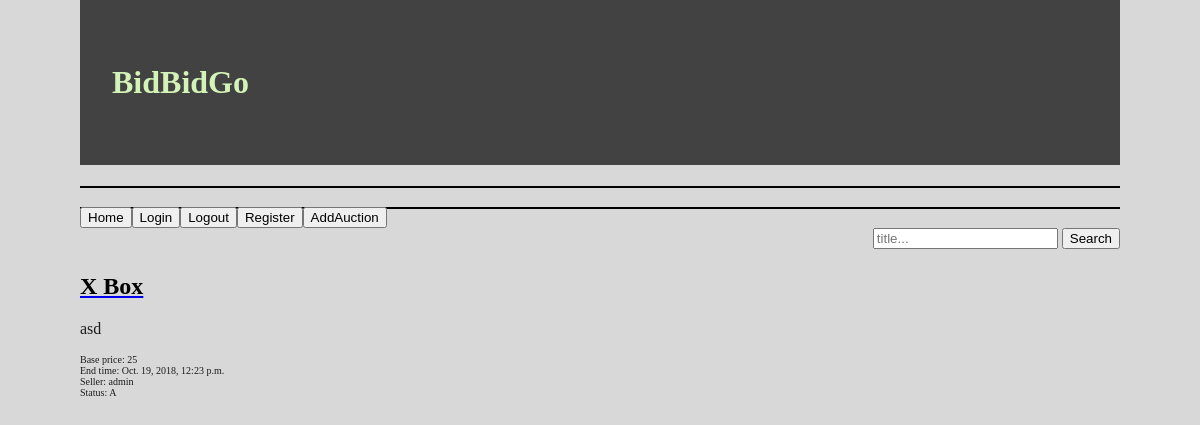
The app's page /, older data.
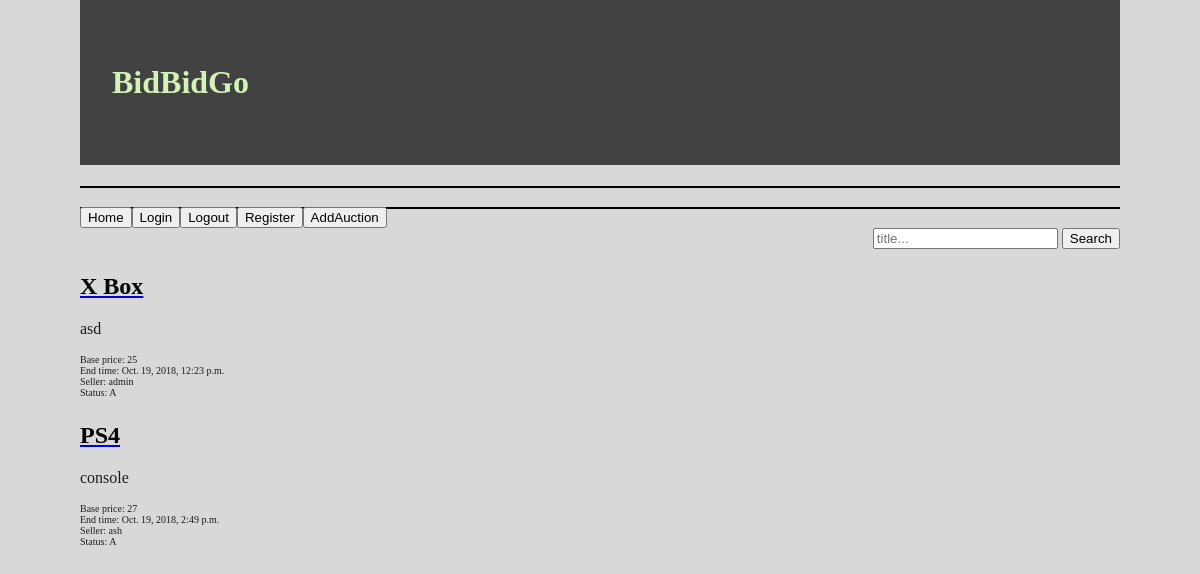
The same page, newer data.
### auction/models.py (models this page shows, shortened)
class auction(models.Model):
    LOC = (
        ('BG', 'Bangalore'),
        ('MUM', 'Mumbai'),
        ('DL', 'Delhi'),
    )
    status = (
        ('A', 'Active'),
        ('U', 'Upcoming'),
        ('F', 'Finished'),
    )
    title = models.CharField(max_length=150)
    description = models.TextField()
    base_price = models.IntegerField()
    creation_time = models.DateTimeField(auto_now_add=True)
    start_time = models.DateTimeField()
    end_time = models.DateTimeField()
    seller = models.ForeignKey(User, on_delete=models.CASCADE)
    location = models.CharField(max_length=3)
    status = models.CharField(max_length=1, default='A')
    image = models.FileField(name='image')
    class Meta:
        ordering = ['end_time']

### auction/views.py (the view)
# urls.py: path('', views.home, name='home'),
def home(request):
    background_jobs()
    posts = auction.objects.all()
    return render(request, "home.html", {'posts': posts})

### auction/templates/home.html (shortened to what this page needs)
{% extends "base.html" %}
{% block content %}
    {% for post in posts %}
    <a href="/auction/{{ post.id }}/"><h2>{{ post.title }}</h2></a>
<p>{{ post.description }}</p>
<font size="1">Base price: {{ post.base_price }} <br>
    End time: {{ post.end_time }}<br>
    Seller: {{ post.seller.username }}<br>
    Status: {{ post.status }}<br></font>
{% endfor %}
{% endblock %}

### auction/templates/base.html (shortened to what this page needs)
<html>
<body>
<h1><a href="/home/" style="text-decoration: none; color: #D4F3B6">BidBidGo</a>
</h1>
<div style="text-align: left;">
    <h3></h3>
    <form action="/home/">
        <input class="boton" type="submit" value="Home" }>
    </form>
    <form action="/login/">
        <input class="boton" type="submit" value="Login">
    </form>
    <form action="/logout/">
        <input class="boton" type="submit" value="Logout">
    </form>
    <form action="/register/">
        <input class="boton" type="submit" value="Register">
    </form>
    <form action="/addauction/">
        <input class="boton" type="submit" value="AddAuction">
    </form>
</div>
<h3></h3>
<div style="text-align: right;">
    <form action="/search/" method="POST">
        <input type="search" name='tit' title="tit" placeholder="title...">
        <input type="submit" value="Search">
    </form>
</div>
{% block content %}
{% endblock %}
</body>
</html>

### auction/templates/base.html (style rules this page uses)
body { color: #1C1C1C; background: #D8D8D8; padding: 0 5em; margin:0 }
h1 { color: #D4F3B6; padding: 2em 1em; background: #424242 }
h2 { color: #000000; margin-top: 1em }
h3 { border-top: 2px solid #000000; margin-top: 1em }
p { margin: 1em 0 }
.boton { float:left; }

Row changes from the older to the newer data that the page shows:
added auction: title "PS4", description "console", base_price "27", end_time "Oct. 19, 2018, 2:49 p.m.", seller.username "ash", status "A"
